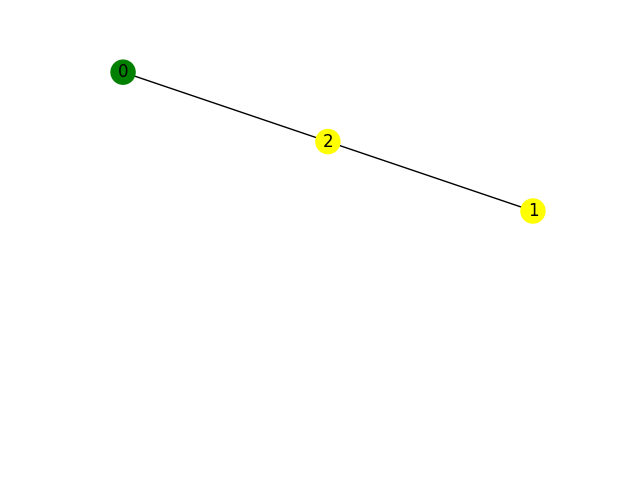

Source code (Python):
import networkx as nx
import matplotlib.pyplot as plt
G = nx.Graph() 
plt.subplot(211)
G.add_edges_from([(0, 2), (1, 2), (2, 0), (2, 1)])
nx.set_node_attributes(G, {0: 'green', 1: 'yellow', 2: 'yellow'}, name='color')
nx.draw(G, with_labels=True, node_color=list(nx.get_node_attributes(G, 'color').values()))
plt.savefig('graph19-020.png')
